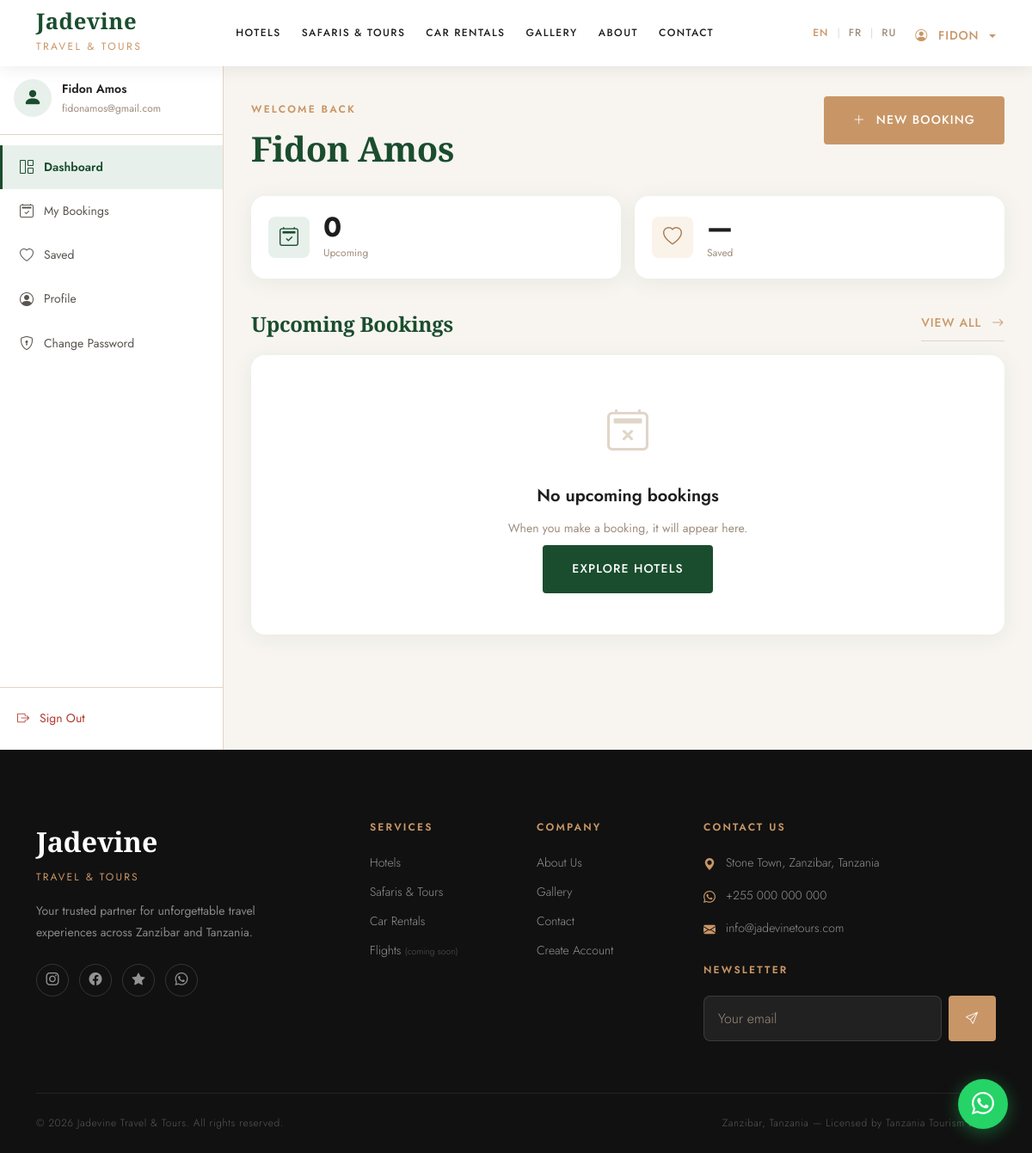
Page /accounts/dashboard/ (signed in) on the committed database.
### apps/accounts/models.py (models this page shows, shortened)
class CustomUser(AbstractUser):
    LANGUAGE_CHOICES = [
        ('en', 'English'),
        ('fr', 'Français'),
        ('ru', 'Русский'),
    ]
    phone = models.CharField(
        max_length=20,
        blank=True,
        null=True,
        verbose_name=_('Phone Number'),
    )
    nationality = models.CharField(
        max_length=100,
        blank=True,
        null=True,
        verbose_name=_('Nationality'),
    )
    preferred_language = models.CharField(
        max_length=5,
        choices=LANGUAGE_CHOICES,
        default='en',
        verbose_name=_('Preferred Language'),
    )
    profile_photo = models.ImageField(
        upload_to='profiles/',
        blank=True,
        null=True,
        verbose_name=_('Profile Photo'),
    )
    class Meta:
        verbose_name = _('User')
        verbose_name_plural = _('Users')
    @property
    def full_name(self):
        return f"{self.first_name} {self.last_name}".strip() or self.email

### apps/accounts/views.py (the view)
# urls.py: path('dashboard/', views.DashboardView.as_view(), name='dashboard'),
class DashboardView(LoginRequiredMixin, TemplateView):
    template_name = 'accounts/dashboard.html'
    login_url = '/accounts/login/'
    def get_context_data(self, **kwargs):
        ctx = super().get_context_data(**kwargs)
        user = self.request.user
        today = date.today()
        upcoming = Booking.objects.filter(
            user=user,
        ).exclude(
            status__in=['cancelled', 'completed', 'no_show', 'cancellation_requested']
        ).filter(
            **{}  # can't filter on property; use Q objects below
        )
        from django.db.models import Q
        upcoming = Booking.objects.filter(user=user).exclude(
            status__in=['cancelled', 'completed', 'no_show']
        ).filter(
            Q(check_in_date__gte=today) |
            Q(preferred_date__gte=today) |
            Q(pickup_date__gte=today)
        ).select_related('hotel', 'tour_package', 'car').order_by(
            'check_in_date', 'preferred_date', 'pickup_date'
        )[:3]
        ctx['upcoming_bookings'] = upcoming
        ctx['user'] = user
        return ctx

### templates/accounts/dashboard.html (shortened to what this page needs)
{% extends "accounts/dashboard_base.html" %}
{% load i18n static %}
{% block extra_css %}
<link rel="stylesheet" href="{% static 'css/accounts/dashboard.css' %}">
{% endblock %}
{% block dashboard_content %}
<div class="dash-page-header jd-load-reveal" data-delay="1">
  <div>
    <p class="eyebrow">{% trans "Welcome back" %}</p>
    <h1 class="dash-page-title">{{ user.get_full_name|title|default:user.email }}</h1>
  </div>
  <a href="{% url 'hotels:list' %}" class="btn-accent-jd">
    <i class="bi bi-plus-lg me-1"></i>{% trans "New Booking" %}
  </a>
</div>
<div class="dash-stats-row jd-load-reveal" data-delay="2">
  <div class="dash-stat-card">
    <div class="dash-stat-icon dash-stat-icon-primary">
      <i class="bi bi-calendar2-check"></i>
    </div>
    <div class="dash-stat-info">
      <span class="dash-stat-value">{{ upcoming_bookings|length }}</span>
      <span class="dash-stat-label">{% trans "Upcoming" %}</span>
    </div>
  </div>
  <div class="dash-stat-card">
    <div class="dash-stat-icon dash-stat-icon-accent">
      <i class="bi bi-heart"></i>
    </div>
    <div class="dash-stat-info">
      <span class="dash-stat-value" id="favCount">—</span>
      <span class="dash-stat-label">{% trans "Saved" %}</span>
    </div>
  </div>
</div>
<section class="dash-section jd-load-reveal" data-delay="3">
  <div class="dash-section-header">
    <h2 class="dash-section-title">{% trans "Upcoming Bookings" %}</h2>
    <a href="{% url 'accounts:booking_history' %}" class="btn-ghost-jd">
      {% trans "View all" %} <i class="bi bi-arrow-right ms-1"></i>
    </a>
  </div>
  {% if upcoming_bookings %}
    <div class="dash-bookings-list">
      {% for booking in upcoming_bookings %}
      <div class="dash-booking-card jd-reveal">
        <a href="{% url 'accounts:booking_detail' booking.reference %}"
          class="dash-booking-card-link"
          aria-label="{% trans 'View booking' %}: {{ booking.reference }}"></a>
        <div class="dash-booking-icon dash-booking-icon-{{ booking.service_type }}">
          {% if booking.service_type == 'hotel' %}
            <i class="bi bi-building"></i>
          {% elif booking.service_type == 'tour' %}
            <i class="bi bi-binoculars"></i>
          {% else %}
            <i class="bi bi-car-front"></i>
          {% endif %}
        </div>
        <div class="dash-booking-info">
          <span class="dash-booking-name">
            {% if booking.service_type == 'hotel' and booking.hotel %}
              {{ booking.hotel.name }}
            {% elif booking.service_type == 'tour' and booking.tour_package %}
              {{ booking.tour_package.name_en }}
            {% elif booking.service_type == 'car' and booking.car %}
              {{ booking.car.name }}
            {% endif %}
          </span>
          <span class="dash-booking-date">
            {% if booking.service_type == 'hotel' %}
              <i class="bi bi-calendar3 me-1"></i>{{ booking.check_in_date|date:"d M Y" }} — {{ booking.check_out_date|date:"d M Y" }}
            {% elif booking.service_type == 'tour' %}
              <i class="bi bi-calendar3 me-1"></i>{{ booking.preferred_date|date:"d M Y" }}
            {% else %}
              <i class="bi bi-calendar3 me-1"></i>{{ booking.pickup_date|date:"d M Y" }}
            {% endif %}
          </span>
          <span class="dash-booking-ref">{{ booking.reference }}</span>
        </div>
        <div class="dash-booking-meta">
          <span class="jd-badge jd-badge-{{ booking.status|lower|cut:'_' }}">
            {{ booking.get_status_display }}
          </span>
          <span class="dash-booking-total">{{ booking.currency }} {{ booking.total_price }}</span>
        </div>
        <span class="dash-booking-arrow" aria-hidden="true">
          <i class="bi bi-chevron-right"></i>
        </span>
      </div>
      {% endfor %}
    </div>
  {% else %}
    <div class="dash-empty-state">
      <div class="dash-empty-icon">
        <i class="bi bi-calendar2-x"></i>
      </div>
      <p class="dash-empty-title">{% trans "No upcoming bookings" %}</p>
      <p class="dash-empty-sub">{% trans "When you make a booking, it will appear here." %}</p>
      <a href="{% url 'hotels:list' %}" class="btn-primary-jd mt-2">
        {% trans "Explore Hotels" %}
      </a>
    </div>
  {% endif %}
</section>
{% endblock %}

### templates/base.html (shortened to what this page needs)
{% load static i18n %}
<!DOCTYPE html>
<html lang="{{ LANGUAGE_CODE }}" {% if LANGUAGE_CODE == 'ar' %}dir="rtl"{% endif %}>
<head>
  <link href="https://cdn.jsdelivr.net/npm/bootstrap@5.3.3/dist/css/bootstrap.min.css" rel="stylesheet" />
  <link href="https://cdn.jsdelivr.net/npm/bootstrap-icons@1.11.3/font/bootstrap-icons.min.css" rel="stylesheet" />
  <link rel="stylesheet" href="{% static 'css/main.css' %}" />
  {% block extra_css %}{% endblock %}
</head>
<body class="{% block body_class %}{% endblock %}">
  <nav class="jd-navbar {% block navbar_class %}navbar-transparent{% endblock %}">
    <div class="container">
      <div class="d-flex align-items-center justify-content-between">
        <a href="{% url 'core:home' %}" class="text-decoration-none">
          <span class="navbar-brand-text">Jadevine</span>
          <span class="navbar-brand-sub">{% trans "Travel & Tours" %}</span>
        </a>
        <div class="d-none d-lg-flex align-items-center gap-4">
          <a href="{% url 'hotels:list' %}" class="jd-nav-link">{% trans "Hotels" %}</a>
          <a href="{% url 'tours:list' %}" class="jd-nav-link">{% trans "Safaris & Tours" %}</a>
          <a href="{% url 'cars:list' %}" class="jd-nav-link">{% trans "Car Rentals" %}</a>
          <a href="{% url 'gallery:gallery' %}" class="jd-nav-link">{% trans "Gallery" %}</a>
          <a href="{% url 'core:about' %}" class="jd-nav-link">{% trans "About" %}</a>
          <a href="{% url 'contact:contact' %}" class="jd-nav-link">{% trans "Contact" %}</a>
        </div>
        <div class="d-none d-lg-flex align-items-center gap-3">
          <div class="jd-lang-switcher">
            <button class="jd-lang-btn {% if LANGUAGE_CODE == 'en' %}active{% endif %}" data-lang="en">EN</button>
            <span class="jd-lang-separator">|</span>
            <button class="jd-lang-btn {% if LANGUAGE_CODE == 'fr' %}active{% endif %}" data-lang="fr">FR</button>
            <span class="jd-lang-separator">|</span>
            <button class="jd-lang-btn {% if LANGUAGE_CODE == 'ru' %}active{% endif %}" data-lang="ru">RU</button>
          </div>
          {% if user.is_authenticated %}
            <div class="dropdown">
              <button class="btn-ghost-jd dropdown-toggle border-0 pb-0" type="button" data-bs-toggle="dropdown">
                <i class="bi bi-person-circle me-1"></i>
                {{ user.first_name|default:user.email }}
              </button>
            </div>
          {% else %}
            <a href="{% url 'account_login' %}" class="jd-nav-link">{% trans "Sign In" %}</a>
            <a href="{% url 'account_signup' %}" class="btn-accent-jd" style="padding: 10px 22px; font-size: 0.7rem;">{% trans "Register" %}</a>
          {% endif %}
        </div>
      </div>
    </div>
  </nav>
  <main>
    {% block content %}{% endblock %}
  </main>
  <footer class="jd-footer">
    <div class="container">
      <div class="row g-5">
        <div class="col-lg-4 col-md-6">
          <div class="jd-footer-brand">Jadevine</div>
          <div class="jd-footer-brand-sub">{% trans "Travel & Tours" %}</div>
          <p class="jd-footer-desc">
            {% trans "Your trusted partner for unforgettable travel experiences across Zanzibar and Tanzania." %}
          </p>
          <div class="jd-footer-social">
            <a href="#" class="jd-footer-social-link" aria-label="Instagram"><i class="bi bi-instagram"></i></a>
            <a href="#" class="jd-footer-social-link" aria-label="Facebook"><i class="bi bi-facebook"></i></a>
            <a href="#" class="jd-footer-social-link" aria-label="TripAdvisor"><i class="bi bi-star-fill"></i></a>
            <a href="#" class="jd-footer-social-link" aria-label="WhatsApp"><i class="bi bi-whatsapp"></i></a>
          </div>
        </div>
        <div class="col-lg-2 col-md-6 col-6">
          <div class="jd-footer-heading">{% trans "Services" %}</div>
          <nav class="jd-footer-links">
            <a href="{% url 'hotels:list' %}" class="jd-footer-link">{% trans "Hotels" %}</a>
            <a href="{% url 'tours:list' %}" class="jd-footer-link">{% trans "Safaris & Tours" %}</a>
            <a href="{% url 'cars:list' %}" class="jd-footer-link">{% trans "Car Rentals" %}</a>
            <a href="#" class="jd-footer-link">{% trans "Flights" %} <span style="font-size:0.65rem;opacity:0.5;">({% trans "coming soon" %})</span></a>
          </nav>
        </div>
        <div class="col-lg-2 col-md-6 col-6">
          <div class="jd-footer-heading">{% trans "Company" %}</div>
          <nav class="jd-footer-links">
            <a href="{% url 'core:about' %}" class="jd-footer-link">{% trans "About Us" %}</a>
            <a href="{% url 'gallery:gallery' %}" class="jd-footer-link">{% trans "Gallery" %}</a>
            <a href="{% url 'contact:contact' %}" class="jd-footer-link">{% trans "Contact" %}</a>
            <a href="{% url 'account_signup' %}" class="jd-footer-link">{% trans "Create Account" %}</a>
          </nav>
        </div>
        <div class="col-lg-4 col-md-6">
          <div class="jd-footer-heading">{% trans "Contact Us" %}</div>
          <div class="jd-footer-contact-item">
            <i class="bi bi-geo-alt-fill"></i>
            <span>{% trans "Stone Town, Zanzibar, Tanzania" %}</span>
          </div>
          <div class="jd-footer-contact-item">
            <i class="bi bi-whatsapp"></i>
            <a href="https://wa.me/255000000000" class="jd-footer-link">+255 000 000 000</a>
          </div>
          <div class="jd-footer-contact-item">
            <i class="bi bi-envelope-fill"></i>
            <a href="mailto:info@jadevinetours.com" class="jd-footer-link">info@jadevinetours.com</a>
          </div>
          <div class="mt-4">
            <div class="jd-footer-heading">{% trans "Newsletter" %}</div>
            <form class="jd-newsletter-form d-flex gap-2">
              <input type="email" class="jd-input" placeholder="{% trans 'Your email' %}" style="background:rgba(255,255,255,0.07);border-color:rgba(255,255,255,0.12);color:var(--color-white);" required />
              <button type="submit" class="btn-accent-jd flex-shrink-0" style="padding:12px 18px;">
                <i class="bi bi-send"></i>
              </button>
            </form>
          </div>
        </div>
      </div>
      <div class="jd-footer-bottom">
        <span class="jd-footer-copy">
          &copy; {% now "Y" %} Jadevine Travel &amp; Tours. {% trans "All rights reserved." %}
        </span>
        <span class="jd-footer-copy">
          {% trans "Zanzibar, Tanzania" %} &mdash; {% trans "Licensed by Tanzania Tourism Board" %}
        </span>
      </div>
    </div>
  </footer>
  <a href="https://wa.me/255713529019?text=Hello%2C%20I%27d%20like%20to%20book%20a%20tour"
     class="jd-whatsapp-btn"
     target="_blank"
     rel="noopener noreferrer"
     aria-label="Chat on WhatsApp">
    <i class="bi bi-whatsapp"></i>
  </a>
</body>
</html>

### templates/accounts/includes/dashboard_sidebar.html (shortened to what this page needs)
{% load i18n static %}
<aside class="dashboard-sidebar" id="dashboardSidebar">
  <div class="sidebar-header">
    <div class="sidebar-user-avatar">
      {% if user.profile_photo %}
        <img src="{{ user.profile_photo.url }}" alt="{{ user.full_name }}" class="sidebar-avatar-img">
      {% else %}
        <div class="sidebar-avatar-placeholder">
          <i class="bi bi-person-fill"></i>
        </div>
      {% endif %}
    </div>
    <div class="sidebar-user-info">
      <span class="sidebar-user-name">{{ user.full_name|truncatechars:20 }}</span>
      <span class="sidebar-user-email">{{ user.email|truncatechars:24 }}</span>
    </div>
  </div>
  <nav class="sidebar-nav">
    <a href="{% url 'accounts:dashboard' %}"
       class="sidebar-nav-item {% if request.resolver_match.url_name == 'dashboard' %}active{% endif %}">
      <i class="bi bi-grid-1x2"></i>
      <span>{% trans "Dashboard" %}</span>
    </a>
    <a href="{% url 'accounts:booking_history' %}"
       class="sidebar-nav-item {% if 'booking' in request.resolver_match.url_name %}active{% endif %}">
      <i class="bi bi-calendar2-check"></i>
      <span>{% trans "My Bookings" %}</span>
    </a>
    <a href="{% url 'accounts:favourites' %}"
       class="sidebar-nav-item {% if request.resolver_match.url_name == 'favourites' %}active{% endif %}">
      <i class="bi bi-heart"></i>
      <span>{% trans "Saved" %}</span>
    </a>
    <a href="{% url 'accounts:profile' %}"
       class="sidebar-nav-item {% if request.resolver_match.url_name == 'profile' %}active{% endif %}">
      <i class="bi bi-person-circle"></i>
      <span>{% trans "Profile" %}</span>
    </a>
    <a href="{% url 'account_change_password' %}"
       class="sidebar-nav-item">
      <i class="bi bi-shield-lock"></i>
      <span>{% trans "Change Password" %}</span>
    </a>
  </nav>
  <div class="sidebar-footer">
    <a href="{% url 'account_logout' %}" class="sidebar-logout-btn">
      <i class="bi bi-box-arrow-right"></i>
      <span>{% trans "Sign Out" %}</span>
    </a>
  </div>
</aside>

### rows in the picture
CustomUser: first_name "FIDON", full_name "Fidon Amos", email "fidonamos@gmail.com", get_full_name "Fidon Amos"

### other values in the picture
{{ upcoming_bookings|length }} "0"
